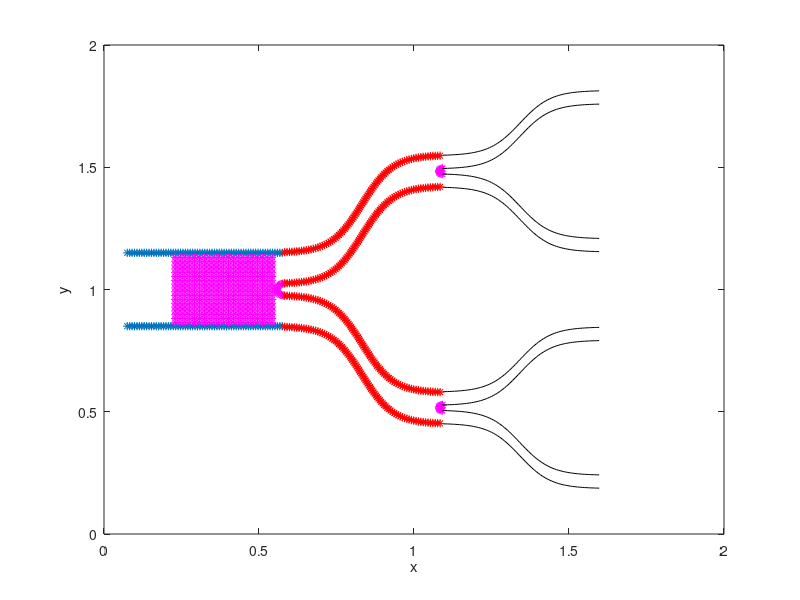
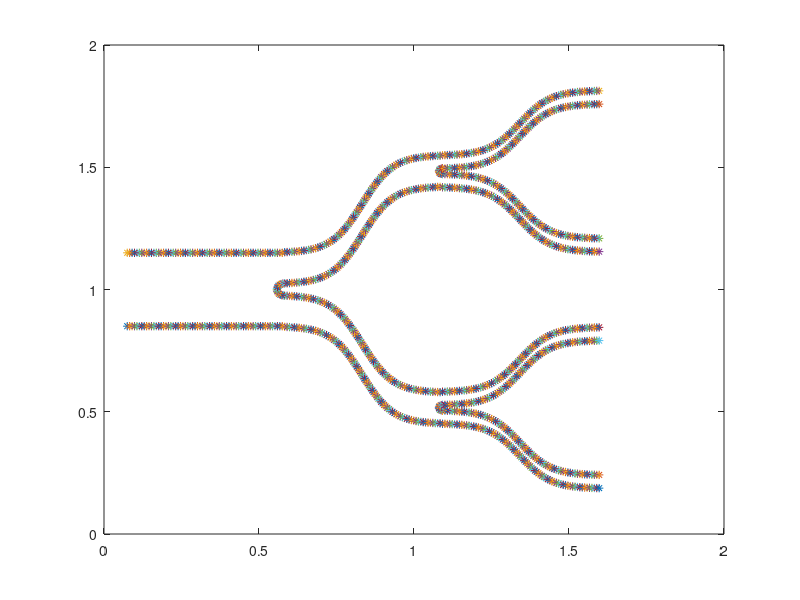

Here is the MATLAB script that generated these plots, in order:
%-------------------------------------------------------------------------------------------------------------------%
%
% IB2d is an Immersed Boundary Code (IB) for solving fully coupled non-linear 
% 	fluid-structure interaction models. This version of the code is based off of
%	Peskin's Immersed Boundary Method Paper in Acta Numerica, 2002.
%
% Author: Nicholas A. Battista
% Email:  nick.battista@unc.edu
% Date Created: May 27th, 2015
% Institution: UNC-CH
%
% This code is capable of creating Lagrangian Structures using:
% 	1. Springs
% 	2. Beams (*torsional springs)
% 	3. Target Points
%	4. Muscle-Model (combined Force-Length-Velocity model, "HIll+(Length-Tension)")
%
% One is able to update those Lagrangian Structure parameters, e.g., spring constants, resting %%	lengths, etc
% 
% There are a number of built in Examples, mostly used for teaching purposes. 
% 
% If you would like us %to add a specific muscle model, please let Nick (nick.battista@unc.edu) know.
%
%--------------------------------------------------------------------------------------------------------------------%

%%%%%%%%%%%%%%%%%%%%%%%%%%%%%%%%%%%%%%%%%%%%%%%%%%%%%%%%%%%%%%%%%%%%%%%%%%%%%%%%%%%%%%
%
% FUNCTION: creates the CHANNEL_CHANNEL-EXAMPLE geometry and prints associated input files
%
%%%%%%%%%%%%%%%%%%%%%%%%%%%%%%%%%%%%%%%%%%%%%%%%%%%%%%%%%%%%%%%%%%%%%%%%%%%%%%%%%%%%%%

function Channel_Channel()

%
% Grid Parameters (MAKE SURE MATCHES IN input2d !!!)
%
Nx =  128;        % # of Eulerian Grid Pts. in x-Direction (MUST BE EVEN!!!)
Ny =  128;        % # of Eulerian Grid Pts. in y-Direction (MUST BE EVEN!!!)
Lx = 2.0;        % Length of Eulerian Grid in x-Direction
Ly = 2.0;        % Length of Eulerian Grid in y-Direction


% Immersed Structure Geometric / Dynamic Parameters %
ds= min(Lx/(2*Nx),Ly/(2*Ny));  % Lagrangian spacing
L = 0.25*Lx;                    % Length of Channel
w = 0.15*Ly;                    % Width of Channel
x0 = 0.4;                      % x-Center for Cylinder
y0 = 1.0;                      % y-Center for Cylinder
r = w/6;                       % Radii of Cylinder
struct_name = 'channel'; % Name for .vertex, .spring, etc files.


% Call function to construct BASE CHANNEL geometry
[xLag,yLag] = give_Me_Channel_Immsersed_Boundary_Geometry(ds,L,w,Lx,Ly);
[xLag_C,yLag_C] = give_Me_Cylinder_Immsersed_Boundary_Geometry(ds,r,x0,y0);

% Call functions to construct FIRST bifurcation
xlast = xLag(end);  ylast_top = yLag(end); ylast_bot = yLag(end/2);
h = Ly/10;
w1 = 0.425*w;
w2 = 0.425*w;
[xBif1,yBif1] = compute_Bifurcation_Tanh(ds,h,L,xlast,ylast_top,ylast_bot,w1,w2);
dia = yBif1(3*end/4+1) - yBif1(end/4+1); 
yMid = ( yBif1(3*end/4+1) + yBif1(end/4+1) ) / 2;
xMid = xBif1(3*end/4+1);
[xR1,yR1] = compute_Bifurcation_Cap(3*ds/4,dia,xMid,yMid);


% Call functions to construct TOP-RIGHT bifurcation
xlast = xBif1(end);  ylast_top = yBif1(3*end/4); ylast_bot = yBif1(end);
h = Ly/15;
w1 = 0.425*(0.425*w);
w2 = 0.425*(0.425*w);
[xBif2,yBif2] = compute_Bifurcation_Tanh(ds,h,L,xlast,ylast_top,ylast_bot,w1,w2);
dia = yBif2(3*end/4+1) - yBif2(end/4+1); 
yMid = ( yBif2(3*end/4+1) + yBif2(end/4+1) ) / 2;
xMid = xBif2(3*end/4+1);
[xR2,yR2] = compute_Bifurcation_Cap(ds/2,dia,xMid,yMid);

% Call functions to construct BOTTOM-RIGHT bifurcation
xlast = xBif1(end/2);  ylast_top = yBif1(end/2); ylast_bot = yBif1(end/4);
h = Ly/15;
w1 = 0.425*(0.425*w);
w2 = 0.425*(0.425*w);
[xBif3,yBif3] = compute_Bifurcation_Tanh(ds,h,L,xlast,ylast_top,ylast_bot,w1,w2);
dia = yBif3(3*end/4+1) - yBif3(end/4+1); 
yMid = ( yBif3(3*end/4+1) + yBif3(end/4+1) ) / 2;
xMid = xBif3(3*end/4+1);
[xR3,yR3] = compute_Bifurcation_Cap(ds/2,dia,xMid,yMid);


% Call function for placing tracer points
[xT,yT] = give_Me_Tracer_Points(ds,r,x0,y0,w,L);


% Plot Geometry to test
plot(xLag(1:end/2),yLag(1:end/2),'r-'); hold on;
plot(xLag(end/2+1:end),yLag(end/2+1:end),'r-'); hold on;
%
plot(xBif1(1:end/4),yBif1(1:end/4),'k-'); hold on;
plot(xBif1(end/4+1:end/2),yBif1(end/4+1:end/2),'k-'); hold on;
plot(xBif1(end/2+1:3*end/4),yBif1(end/2+1:3*end/4),'k-'); hold on;
plot(xBif1(3*end/4+1:end),yBif1(3*end/4+1:end),'k-'); hold on;
%
plot(xR1,yR1,'m*'); hold on;
plot(xR2,yR2,'m*'); hold on;
plot(xR3,yR3,'m*'); hold on;
%
plot(xBif2(1:end/4),yBif2(1:end/4),'k-'); hold on;
plot(xBif2(end/4+1:end/2),yBif2(end/4+1:end/2),'k-'); hold on;
plot(xBif2(end/2+1:3*end/4),yBif2(end/2+1:3*end/4),'k-'); hold on;
plot(xBif2(3*end/4+1:end),yBif2(3*end/4+1:end),'k-'); hold on;
%
plot(xBif3(1:end/4),yBif3(1:end/4),'k-'); hold on;
plot(xBif3(end/4+1:end/2),yBif3(end/4+1:end/2),'k-'); hold on;
plot(xBif3(end/2+1:3*end/4),yBif3(end/2+1:3*end/4),'k-'); hold on;
plot(xBif3(3*end/4+1:end),yBif3(3*end/4+1:end),'k-'); hold on;
%
%plot(xLag_C,yLag_C,'r-'); hold on;

plot(xLag,yLag,'*'); hold on;
%plot(xLag_C,yLag_C,'g*'); hold on;
plot(xBif1,yBif1,'r*'); hold on;
plot(xT,yT,'m*'); hold on;
xlabel('x'); ylabel('y');
axis([0 Lx 0 Ly]);




%Bottom Branches
XBot = [xLag(1:end/2) xBif1(1:end/4) xBif3(1:end/4) xBif3(end/2:-1:end/4+1) xR3(end:-1:1) xBif3(3*end/4+1:end) xBif3(3*end/4:-1:end/2+1) xBif1(end/2:-1:end/4+1) xR1(end:-1:1) ];
YBot = [yLag(1:end/2) yBif1(1:end/4) yBif3(1:end/4) yBif3(end/2:-1:end/4+1) yR3(end:-1:1) yBif3(3*end/4+1:end) yBif3(3*end/4:-1:end/2+1) yBif1(end/2:-1:end/4+1) yR1(end:-1:1) ];

XTop = [xBif1(3*end/4+1:end) xBif2(1:end/4) xBif2(end/2:-1:end/4+1) xR2(end:-1:1) xBif2(3*end/4+1:end) xBif2(3*end/4:-1:end/2+1) xBif1(3*end/4:-1:end/2+1) xLag(end:-1:end/2+1) ];
YTop = [yBif1(3*end/4+1:end) yBif2(1:end/4) yBif2(end/2:-1:end/4+1) yR2(end:-1:1) yBif2(3*end/4+1:end) yBif2(3*end/4:-1:end/2+1) yBif1(3*end/4:-1:end/2+1) yLag(end:-1:end/2+1) ];

xLag = [XBot XTop];
yLag = [YBot YTop];

% Test Ordering!
figure(2)
for i=1:length(xLag)
   plot(xLag(i),yLag(i),'*'); hold on;
   axis([0 Lx 0 Ly]);
   pause(0.0001)
end


% Prints .vertex file!
print_Lagrangian_Vertices(xLag,yLag,struct_name);

% Prints .tracer file!
print_Lagrangian_Tracers(xT,yT,struct_name)

% Prints .spring file!
%k_Spring = 1e7;
%print_Lagrangian_Springs(xLag,yLag,k_Spring,ds_Rest,struct_name);


% Prints .beam file!
%k_Beam = 0.5; C = 0.0;
%print_Lagrangian_Beams(xLag,yLag,k_Beam,C,struct_name);


% Prints .target file!
k_Target = 1.2e7;
print_Lagrangian_Target_Pts(xLag,k_Target,struct_name);

%%%%%%%%%%%%%%%%%%%%%%%%%%%%%%%%%%%%%%%%%%%%%%%%%%%%%%%%%%%%%%%%%%%%%%%%
%
% FUNCTION: prints VERTEX points to a file called rubberband.vertex
%
%%%%%%%%%%%%%%%%%%%%%%%%%%%%%%%%%%%%%%%%%%%%%%%%%%%%%%%%%%%%%%%%%%%%%%%%

function print_Lagrangian_Vertices(xLag,yLag,struct_name)

    N = length(xLag);

    vertex_fid = fopen([struct_name '.vertex'], 'w');

    fprintf(vertex_fid, '%d\n', N );

    %Loops over all Lagrangian Pts.
    for s = 1:N
        X_v = xLag(s);
        Y_v = yLag(s);
        fprintf(vertex_fid, '%1.16e %1.16e\n', X_v, Y_v);
    end

    fclose(vertex_fid); 

%%%%%%%%%%%%%%%%%%%%%%%%%%%%%%%%%%%%%%%%%%%%%%%%%%%%%%%%%%%%%%%%%%%%%%%%
%
% FUNCTION: prints TRACER points to a file called rubberband.vertex
%
%%%%%%%%%%%%%%%%%%%%%%%%%%%%%%%%%%%%%%%%%%%%%%%%%%%%%%%%%%%%%%%%%%%%%%%%

function print_Lagrangian_Tracers(xLag,yLag,struct_name)

    N = length(xLag);

    vertex_fid = fopen([struct_name '.tracer'], 'w');

    fprintf(vertex_fid, '%d\n', N );

    %Loops over all Lagrangian Pts.
    for s = 1:N
        X_v = xLag(s);
        Y_v = yLag(s);
        fprintf(vertex_fid, '%1.16e %1.16e\n', X_v, Y_v);
    end

    fclose(vertex_fid);
       
    
    
%%%%%%%%%%%%%%%%%%%%%%%%%%%%%%%%%%%%%%%%%%%%%%%%%%%%%%%%%%%%%%%%%%%%%%%%
%
% FUNCTION: prints TARGET points to a file called rubberband.vertex
%
%%%%%%%%%%%%%%%%%%%%%%%%%%%%%%%%%%%%%%%%%%%%%%%%%%%%%%%%%%%%%%%%%%%%%%%%

function print_Lagrangian_Target_Pts(xLag,k_Target,struct_name)

    N = length(xLag);

    target_fid = fopen([struct_name '.target'], 'w');

    fprintf(target_fid, '%d\n', N );

    %Loops over all Lagrangian Pts.
    for s = 1:N
        fprintf(target_fid, '%d %1.16e\n', s, k_Target);
    end

    fclose(target_fid); 
    
    
%%%%%%%%%%%%%%%%%%%%%%%%%%%%%%%%%%%%%%%%%%%%%%%%%%%%%%%%%%%%%%%%%%%%%%%%%%%%%%%%%%%%%
%
% FUNCTION: prints BEAM (Torsional Spring) points to a file called rubberband.beam
%
%%%%%%%%%%%%%%%%%%%%%%%%%%%%%%%%%%%%%%%%%%%%%%%%%%%%%%%%%%%%%%%%%%%%%%%%%%%%%%%%%%%%%

function print_Lagrangian_Beams(xLag,yLag,k_Beam,C,struct_name)

    % k_Beam: beam stiffness
    % C: beam curvature
    
    N = length(xLag); % NOTE: Total number of beams = Number of Total Lag Pts. - 2

    beam_fid = fopen([struct_name '.beam'], 'w');

    fprintf(beam_fid, '%d\n', N );

    %spring_force = kappa_spring*ds/(ds^2);

    %BEAMS BETWEEN VERTICES
    for s = 2:N-1
            if  s <= N-1         
                fprintf(beam_fid, '%d %d %d %1.16e %1.16e\n',s-1, s, s+1, k_Beam, C);  
            else
                %Case s=N
                fprintf(beam_fid, '%d %d %d %1.16e %1.16e\n',s-1, s, 1,   k_Beam, C);  
            end
    end
    fclose(beam_fid); 


%%%%%%%%%%%%%%%%%%%%%%%%%%%%%%%%%%%%%%%%%%%%%%%%%%%%%%%%%%%%%%%%%%%%%%%%
%
% FUNCTION: prints SPRING points to a file called rubberband.spring
%
%%%%%%%%%%%%%%%%%%%%%%%%%%%%%%%%%%%%%%%%%%%%%%%%%%%%%%%%%%%%%%%%%%%%%%%%

function print_Lagrangian_Springs(xLag,yLag,k_Spring,ds_Rest,struct_name)

    N = length(xLag);

    spring_fid = fopen([struct_name '.spring'], 'w');

    fprintf(spring_fid, '%d\n', N );

    %spring_force = kappa_spring*ds/(ds^2);

    %SPRINGS BETWEEN VERTICES
    for s = 1:N
            if s < N         
                fprintf(spring_fid, '%d %d %1.16e %1.16e\n', s, s+1, k_Spring, ds_Rest);  
            else
                %Case s=N
                fprintf(spring_fid, '%d %d %1.16e %1.16e\n', s, 1,   k_Spring, ds_Rest);  
            end
    end
    fclose(spring_fid); 
    
    

%%%%%%%%%%%%%%%%%%%%%%%%%%%%%%%%%%%%%%%%%%%%%%%%%%%%%%%%%%%%%%%%%%%%%%%%
%
% FUNCTION: creates the Lagrangian structure geometry for channel
%
%%%%%%%%%%%%%%%%%%%%%%%%%%%%%%%%%%%%%%%%%%%%%%%%%%%%%%%%%%%%%%%%%%%%%%%%

function [xLag,yLag] = give_Me_Channel_Immsersed_Boundary_Geometry(ds,L,w,Lx,Ly)

% The immsersed structure is a channel %
x = (Lx/2-1.7*L)/2:ds:L+(Lx/2-1.7*L)/2;  %xPts
yBot = (Ly-w)/2;               %yVal for bottom of Channel
yTop = Ly - (Ly-w)/2;          %yVal for top of Channel

xLag = [x x];
yLag = [yBot*ones(1,length(x)) yTop*ones(1,length(x))];

%%%%%%%%%%%%%%%%%%%%%%%%%%%%%%%%%%%%%%%%%%%%%%%%%%%%%%%%%%%%%%%%%%%%%%%%
%
% FUNCTION: creates the Lagrangian structure geometry for cylinder
%
%%%%%%%%%%%%%%%%%%%%%%%%%%%%%%%%%%%%%%%%%%%%%%%%%%%%%%%%%%%%%%%%%%%%%%%%

function [xLag,yLag] = give_Me_Cylinder_Immsersed_Boundary_Geometry(ds,r,x0,y0)

% The immsersed structure is a cylinder %

dtheta = ds/ (2*r);
theta = 0; i=1;
while theta < 2*pi
   xLag(i) = x0 - r*cos(theta);
   yLag(i) = y0 - r*sin(theta);
   theta = theta + dtheta;
   i=i+1;
end

%%%%%%%%%%%%%%%%%%%%%%%%%%%%%%%%%%%%%%%%%%%%%%%%%%%%%%%%%%%%%%%%%%%%%%%%
%
% FUNCTION: gives outer bifurcation piece using tanh functions
%
%%%%%%%%%%%%%%%%%%%%%%%%%%%%%%%%%%%%%%%%%%%%%%%%%%%%%%%%%%%%%%%%%%%%%%%%

function [xBif,yBif] = compute_Bifurcation_Tanh(ds,A,L,x0,y0_t,y0_b,w1,w2)

% Compute one leg of branch using tanh function
[x,y] = compute_Tanh_Branch(A,L,ds);

xBif_T1 = L/2 + x0 + ds + x;

yBif_T1 = A + y0_t + y; 
yBif_T2 = A + y0_t + y - w1;

yBif_B1 = y0_b - y - A ;
yBif_B2 = y0_b - y - A + w2;

%plot(xBif_T1,yBif_T1,'g*'); hold on;
%plot(xBif_T1,yBif_B1,'g*'); hold on;
%plot(xBif_T1,yBif_T2,'k*'); hold on;
%plot(xBif_T1,yBif_B2,'k*'); hold on;

xBif = [xBif_T1 xBif_T1 xBif_T1 xBif_T1];
yBif = [yBif_B1 yBif_B2 yBif_T1 yBif_T2];

%%%%%%%%%%%%%%%%%%%%%%%%%%%%%%%%%%%%%%%%%%%%%%%%%%%%%%%%%%%%%%%%%%%%%%%%
%
% FUNCTION: gives actually tanh pieces
%
%%%%%%%%%%%%%%%%%%%%%%%%%%%%%%%%%%%%%%%%%%%%%%%%%%%%%%%%%%%%%%%%%%%%%%%%

function [x,y] = compute_Tanh_Branch(A,L,ds)

%initiate
ct = 1;
xN = -L/2;             x(ct) = xN;
yN = A*tanh(10*xN);    y(ct) = yN;

while xN <= L/2 
    
    %update counter
    ct = ct+1;
    
    xP = x(ct-1);           % x-Prev
    yP = y(ct-1);           % y-Prev
    
    xN = xP;                % left  bound 
    xF = xN+2*ds;           % far guess (right bound)
    xN1 = xN+ds;            % x-guess 
    yN1 = A*tanh(10*xN1);   % y-guess
    err = ( ds - sqrt( (xN1-xN)^2 + (yN1-yN)^2 ) );
    
    while abs(err) > 1e-6
       
       if err > 0
          
          xN = xN1;             % Update LEFT PT. [xN,xN1,xF]
          xN1 = (xN1+xF)/2;     % New Guess
          yN1 = A*tanh(10*xN1); % New Guess
          
          
       elseif err < 0
           
          xF = xN1;             % Update RIGHT PT. [xN,xN1,xF] 
          xN1 = (xN1+xN)/2;     % New Guess
          yN1 = A*tanh(10*xN1); % New Guess
           
       end
        
       %compute error
       err = ( ds - sqrt( (xN1-xP)^2 + (yN1-yP)^2 ) );
        
    end

    %save values
    x(ct) = xN1;
    y(ct) = yN1;
    
    %redefine parameters
    xN = xN1; yN=yN1;
    
end

%%%%%%%%%%%%%%%%%%%%%%%%%%%%%%%%%%%%%%%%%%%%%%%%%%%%%%%%%%%%%%%%%%%%%%%%
%
% FUNCTION: gives bifurcation cap, aka half circle.
%
%%%%%%%%%%%%%%%%%%%%%%%%%%%%%%%%%%%%%%%%%%%%%%%%%%%%%%%%%%%%%%%%%%%%%%%%

function [x,y] = compute_Bifurcation_Cap(ds,dia,xMid,yMid)

t = pi/2;
r = dia/2;
dt = ds/r;
n=1;
while t < 3*pi/2
   x(n) = xMid + r*cos(t);
   y(n) = yMid + r*sin(t);
   t = t+dt;
   n = n+1; 
end

%%%%%%%%%%%%%%%%%%%%%%%%%%%%%%%%%%%%%%%%%%%%%%%%%%%%%%%%%%%%%%%%%%%%%%%%
%
% FUNCTION: gives Tracer (x,y) locations (arbitrarily set)
%
%%%%%%%%%%%%%%%%%%%%%%%%%%%%%%%%%%%%%%%%%%%%%%%%%%%%%%%%%%%%%%%%%%%%%%%%

function [xT,yT] = give_Me_Tracer_Points(ds,r,x0,y0,w,L)

xR = x0 - r -ds - 0.05;
xRM= xR-2*ds;
xM = xR-4*ds;
xLM= xR-6*ds;
xL = xR-8*ds;
xR1= xR+2*ds;
xR2= xR+4*ds;
xR3= xR+6*ds;
xR4= xR+8*ds;
xR5= xR+10*ds;
xR6= xR+12*ds;
xR7= xR+14*ds;
xR8= xR+16*ds;
xR9= xR+18*ds;
xR10= xR+20*ds;
xR11= xR+22*ds;
xR12= xR+24*ds;
xR13= xR+26*ds;
xR14= xR+28*ds;
xR15= xR+30*ds;
xR16= xR+32*ds;

y = (y0-w/2+2*ds:2*ds:y0+w/2-2*ds);

xR = xR*ones(1,length(y));
xRM= xRM*ones(1,length(y));
xM = xM*ones(1,length(y));
xLM= xLM*ones(1,length(y));
xL = xL*ones(1,length(y));
xR1 = xR1*ones(1,length(y));
xR2 = xR2*ones(1,length(y));
xR3 = xR3*ones(1,length(y));
xR4 = xR4*ones(1,length(y));
xR5 = xR5*ones(1,length(y));
xR6 = xR6*ones(1,length(y));
xR7 = xR7*ones(1,length(y));
xR8 = xR8*ones(1,length(y));
xR9 = xR9*ones(1,length(y));
xR10 = xR10*ones(1,length(y));
xR11 = xR11*ones(1,length(y));
xR12 = xR12*ones(1,length(y));
xR13 = xR13*ones(1,length(y));
xR14 = xR14*ones(1,length(y));
xR15 = xR15*ones(1,length(y));
xR16 = xR16*ones(1,length(y));


xT = [xR xRM xM xLM xL xR1 xR2 xR3 xR4 xR5 xR6 xR7 xR8 xR9 xR10 xR11 xR12 xR13 xR14 xR15 xR16];
yT = [y y y y y y y y y y y y y y y y y y y y y];

   
